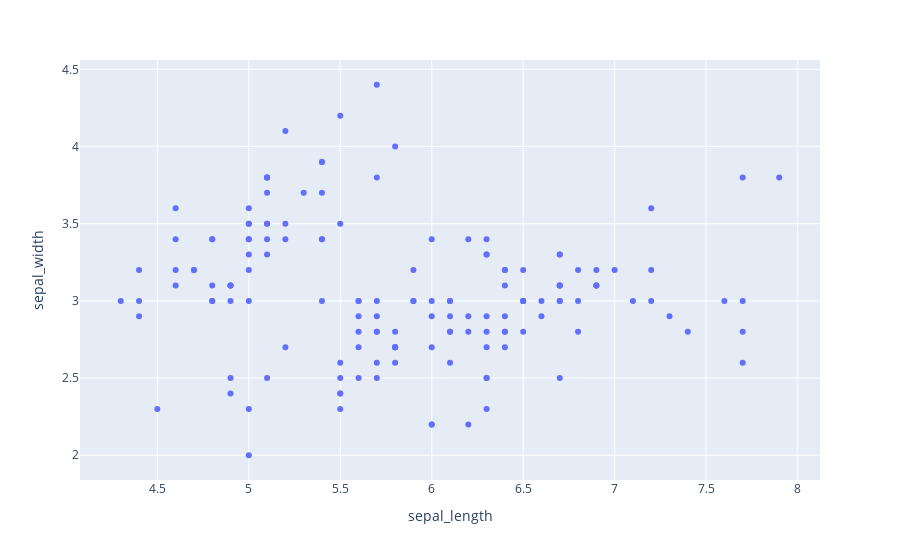

Notebook code for this chart:
### Code cell
# df 와 바로 연결되는게 seaborn
import plotly.express as px # seaborn과 개념적으로 유사 

iris = px.data.iris()
fig = px.scatter(iris, x ='sepal_length',y ='sepal_width')
fig.show()

### Figure 1 — Plotly figure (JSON) as saved in the notebook; plotly's stock layout.template omitted (floating-point values rounded to 4 significant figures; data arrays with more than 128 entries replaced by an {"elided": "..."} marker saying what was removed)
{"data": [{"hovertemplate": "sepal_length=%{x}<br>sepal_width=%{y}<extra></extra>", "legendgroup": "", "marker": {"color": "#636efa", "symbol": "circle"}, "mode": "markers", "name": "", "orientation": "v", "showlegend": false, "type": "scatter", "x": {"elided": "150 float values"}, "xaxis": "x", "y": {"elided": "150 float values"}, "yaxis": "y"}], "layout": {"autosize": true, "legend": {"tracegroupgap": 0}, "margin": {"t": 60}, "xaxis": {"anchor": "y", "autorange": true, "domain": [0, 1], "range": [4.08, 8.12], "title": {"text": "sepal_length"}, "type": "linear"}, "yaxis": {"anchor": "x", "autorange": true, "domain": [0, 1], "range": [1.814, 4.586], "title": {"text": "sepal_width"}, "type": "linear"}}}
